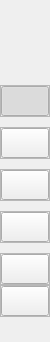
        <widget class="QWidget" name="sideMenuContainer" native="true">
         <property name="minimumSize">
          <size>
           <width>50</width>
           <height>0</height>
          </size>
         </property>
         <property name="maximumSize">
          <size>
           <width>50</width>
           <height>16777215</height>
          </size>
         </property>
         <layout class="QVBoxLayout" name="verticalLayout_3">
          <property name="spacing">
           <number>0</number>
          </property>
          <property name="leftMargin">
           <number>0</number>
          </property>
          <property name="topMargin">
           <number>0</number>
          </property>
          <property name="rightMargin">
           <number>0</number>
          </property>
          <property name="bottomMargin">
           <number>0</number>
          </property>
          <item alignment="Qt::AlignTop">
           <widget class="QWidget" name="widget_2" native="true">
            <layout class="QVBoxLayout" name="verticalLayout_10">
             <property name="spacing">
              <number>25</number>
             </property>
             <property name="leftMargin">
              <number>0</number>
             </property>
             <property name="topMargin">
              <number>0</number>
             </property>
             <property name="rightMargin">
              <number>0</number>
             </property>
             <property name="bottomMargin">
              <number>0</number>
             </property>
             <item alignment="Qt::AlignTop">
              <widget class="QWidget" name="widget" native="true">
               <property name="minimumSize">
                <size>
                 <width>50</width>
                 <height>60</height>
                </size>
               </property>
               <property name="maximumSize">
                <size>
                 <width>16777215</width>
                 <height>50</height>
                </size>
               </property>
               <layout class="QHBoxLayout" name="horizontalLayout_2">
                <property name="spacing">
                 <number>0</number>
                </property>
                <property name="leftMargin">
                 <number>0</number>
                </property>
                <property name="topMargin">
                 <number>10</number>
                </property>
                <property name="rightMargin">
                 <number>0</number>
                </property>
                <property name="bottomMargin">
                 <number>0</number>
                </property>
                <item>
                 <widget class="QLabel" name="label">
                  <property name="minimumSize">
                   <size>
                    <width>30</width>
                    <height>30</height>
                   </size>
                  </property>
                  <property name="text">
                   <string/>
                  </property>
                  <property name="pixmap">
                   <pixmap>assets/logo/logo.ico</pixmap>
                  </property>
                  <property name="scaledContents">
                   <bool>true</bool>
                  </property>
                 </widget>
                </item>
               </layout>
              </widget>
             </item>
             <item alignment="Qt::AlignTop">
              <widget class="QWidget" name="upperMenuWrapper" native="true">
               <layout class="QVBoxLayout" name="verticalLayout_4">
                <property name="spacing">
                 <number>10</number>
                </property>
                <property name="leftMargin">
                 <number>0</number>
                </property>
                <property name="topMargin">
                 <number>0</number>
                </property>
                <property name="rightMargin">
                 <number>0</number>
                </property>
                <property name="bottomMargin">
                 <number>0</number>
                </property>
                <item>
                 <widget class="QFrame" name="frame_5">
                  <property name="cursor">
                   <cursorShape>PointingHandCursor</cursorShape>
                  </property>
                  <property name="frameShape">
                   <enum>QFrame::StyledPanel</enum>
                  </property>
                  <property name="frameShadow">
                   <enum>QFrame::Raised</enum>
                  </property>
                  <layout class="QVBoxLayout" name="verticalLayout_6">
                   <property name="leftMargin">
                    <number>0</number>
                   </property>
                   <property name="topMargin">
                    <number>0</number>
                   </property>
                   <property name="rightMargin">
                    <number>0</number>
                   </property>
                   <property name="bottomMargin">
                    <number>0</number>
                   </property>
                   <item>
                    <widget class="QPushButton" name="homeButton">
                     <property name="minimumSize">
                      <size>
                       <width>0</width>
                       <height>30</height>
                      </size>
                     </property>
                     <property name="cursor">
                      <cursorShape>PointingHandCursor</cursorShape>
                     </property>
                     <property name="styleSheet">
                      <string notr="true"/>
                     </property>
                     <property name="text">
                      <string/>
                     </property>
                     <property name="icon">
                      <iconset>
                       <normaloff>assets/icon/hover/house-solid.svg</normaloff>assets/icon/hover/house-solid.svg</iconset>
                     </property>
                     <property name="iconSize">
                      <size>
                       <width>18</width>
                       <height>18</height>
                      </size>
                     </property>
                     <property name="checkable">
                      <bool>true</bool>
                     </property>
                     <property name="checked">
                      <bool>true</bool>
                     </property>
                    </widget>
                   </item>
                  </layout>
                 </widget>
                </item>
                <item>
                 <widget class="QFrame" name="frame">
                  <property name="frameShape">
                   <enum>QFrame::StyledPanel</enum>
                  </property>
                  <property name="frameShadow">
                   <enum>QFrame::Raised</enum>
                  </property>
                  <layout class="QVBoxLayout" name="verticalLayout_5">
                   <property name="leftMargin">
                    <number>0</number>
                   </property>
                   <property name="topMargin">
                    <number>0</number>
                   </property>
                   <property name="rightMargin">
                    <number>0</number>
                   </property>
                   <property name="bottomMargin">
                    <number>0</number>
                   </property>
                   <item>
                    <widget class="QPushButton" name="customerButton">
                     <property name="minimumSize">
                      <size>
                       <width>0</width>
                       <height>30</height>
                      </size>
                     </property>
                     <property name="cursor">
                      <cursorShape>PointingHandCursor</cursorShape>
                     </property>
                     <property name="text">
                      <string/>
                     </property>
                     <property name="icon">
                      <iconset>
                       <normaloff>assets/icon/light/users-solid.svg</normaloff>assets/icon/light/users-solid.svg</iconset>
                     </property>
                     <property name="iconSize">
                      <size>
                       <width>18</width>
                       <height>18</height>
                      </size>
                     </property>
                     <property name="checkable">
                      <bool>true</bool>
                     </property>
                     <property name="checked">
                      <bool>false</bool>
                     </property>
                    </widget>
                   </item>
                  </layout>
                 </widget>
                </item>
                <item>
                 <widget class="QFrame" name="frame_2">
                  <property name="frameShape">
                   <enum>QFrame::StyledPanel</enum>
                  </property>
                  <property name="frameShadow">
                   <enum>QFrame::Raised</enum>
                  </property>
                  <layout class="QVBoxLayout" name="verticalLayout_7">
                   <property name="leftMargin">
                    <number>0</number>
                   </property>
                   <property name="topMargin">
                    <number>0</number>
                   </property>
                   <property name="rightMargin">
                    <number>0</number>
                   </property>
                   <property name="bottomMargin">
                    <number>0</number>
                   </property>
                   <item>
                    <widget class="QPushButton" name="productButton">
                     <property name="minimumSize">
                      <size>
                       <width>0</width>
                       <height>30</height>
                      </size>
                     </property>
                     <property name="cursor">
                      <cursorShape>PointingHandCursor</cursorShape>
                     </property>
                     <property name="text">
                      <string/>
                     </property>
                     <property name="icon">
                      <iconset>
                       <normaloff>assets/icon/light/box-open-solid.svg</normaloff>assets/icon/light/box-open-solid.svg</iconset>
                     </property>
                     <property name="iconSize">
                      <size>
                       <width>18</width>
                       <height>18</height>
                      </size>
                     </property>
                     <property name="checkable">
                      <bool>true</bool>
                     </property>
                     <property name="checked">
                      <bool>false</bool>
                     </property>
                    </widget>
                   </item>
                  </layout>
                 </widget>
                </item>
                <item>
                 <widget class="QFrame" name="frame_3">
                  <property name="frameShape">
                   <enum>QFrame::StyledPanel</enum>
                  </property>
                  <property name="frameShadow">
                   <enum>QFrame::Raised</enum>
                  </property>
                  <layout class="QVBoxLayout" name="verticalLayout_8">
                   <property name="leftMargin">
                    <number>0</number>
                   </property>
                   <property name="topMargin">
                    <number>0</number>
                   </property>
                   <property name="rightMargin">
                    <number>0</number>
                   </property>
                   <property name="bottomMargin">
                    <number>0</number>
                   </property>
                   <item>
                    <widget class="QPushButton" name="analysisButton">
                     <property name="minimumSize">
                      <size>
                       <width>0</width>
                       <height>30</height>
                      </size>
                     </property>
                     <property name="cursor">
                      <cursorShape>PointingHandCursor</cursorShape>
                     </property>
                     <property name="text">
                      <string/>
                     </property>
                     <property name="icon">
                      <iconset>
                       <normaloff>assets/icon/light/chart-simple-solid.svg</normaloff>assets/icon/light/chart-simple-solid.svg</iconset>
                     </property>
                     <property name="iconSize">
                      <size>
                       <width>18</width>
                       <height>18</height>
                      </size>
                     </property>
                     <property name="checkable">
                      <bool>true</bool>
                     </property>
                     <property name="checked">
                      <bool>false</bool>
                     </property>
                    </widget>
                   </item>
                  </layout>
                 </widget>
                </item>
                <item>
                 <widget class="QFrame" name="frame_4">
                  <property name="frameShape">
                   <enum>QFrame::StyledPanel</enum>
                  </property>
                  <property name="frameShadow">
                   <enum>QFrame::Raised</enum>
                  </property>
                  <layout class="QVBoxLayout" name="verticalLayout_9">
                   <property name="leftMargin">
                    <number>0</number>
                   </property>
                   <property name="topMargin">
                    <number>0</number>
                   </property>
                   <property name="rightMargin">
                    <number>0</number>
                   </property>
                   <property name="bottomMargin">
                    <number>0</number>
                   </property>
                   <item>
                    <widget class="QPushButton" name="historyButton">
                     <property name="minimumSize">
                      <size>
                       <width>0</width>
                       <height>30</height>
                      </size>
                     </property>
                     <property name="cursor">
                      <cursorShape>PointingHandCursor</cursorShape>
                     </property>
                     <property name="text">
                      <string/>
                     </property>
                     <property name="icon">
                      <iconset>
                       <normaloff>assets/icon/light/clock-rotate-left-solid.svg</normaloff>assets/icon/light/clock-rotate-left-solid.svg</iconset>
                     </property>
                     <property name="iconSize">
                      <size>
                       <width>18</width>
                       <height>18</height>
                      </size>
                     </property>
                     <property name="checkable">
                      <bool>true</bool>
                     </property>
                     <property name="checked">
                      <bool>false</bool>
                     </property>
                    </widget>
                   </item>
                  </layout>
                 </widget>
                </item>
               </layout>
              </widget>
             </item>
            </layout>
           </widget>
          </item>
          <item>
           <widget class="QWidget" name="widget_11" native="true">
            <layout class="QVBoxLayout" name="verticalLayout_24">
             <property name="leftMargin">
              <number>0</number>
             </property>
             <property name="topMargin">
              <number>0</number>
             </property>
             <property name="rightMargin">
              <number>0</number>
             </property>
             <property name="bottomMargin">
              <number>25</number>
             </property>
             <item alignment="Qt::AlignBottom">
              <widget class="QWidget" name="lowerMenuWrapper" native="true">
               <layout class="QVBoxLayout" name="verticalLayout_25">
                <property name="leftMargin">
                 <number>0</number>
                </property>
                <property name="topMargin">
                 <number>0</number>
                </property>
                <property name="rightMargin">
                 <number>0</number>
                </property>
                <property name="bottomMargin">
                 <number>0</number>
                </property>
                <item>
                 <widget class="QFrame" name="frame_10">
                  <property name="frameShape">
                   <enum>QFrame::StyledPanel</enum>
                  </property>
                  <property name="frameShadow">
                   <enum>QFrame::Raised</enum>
                  </property>
                  <layout class="QVBoxLayout" name="verticalLayout_26">
                   <property name="spacing">
                    <number>0</number>
                   </property>
                   <property name="leftMargin">
                    <number>0</number>
                   </property>
                   <property name="topMargin">
                    <number>0</number>
                   </property>
                   <property name="rightMargin">
                    <number>0</number>
                   </property>
                   <property name="bottomMargin">
                    <number>0</number>
                   </property>
                   <item>
                    <widget class="QPushButton" name="switchModeButton">
                     <property name="minimumSize">
                      <size>
                       <width>0</width>
                       <height>30</height>
                      </size>
                     </property>
                     <property name="maximumSize">
                      <size>
                       <width>16777215</width>
                       <height>30</height>
                      </size>
                     </property>
                     <property name="cursor">
                      <cursorShape>PointingHandCursor</cursorShape>
                     </property>
                     <property name="text">
                      <string/>
                     </property>
                     <property name="icon">
                      <iconset>
                       <normaloff>assets/icon/light/moon-solid.svg</normaloff>assets/icon/light/moon-solid.svg</iconset>
                     </property>
                     <property name="iconSize">
                      <size>
                       <width>18</width>
                       <height>18</height>
                      </size>
                     </property>
                    </widget>
                   </item>
                  </layout>
                 </widget>
                </item>
               </layout>
              </widget>
             </item>
            </layout>
           </widget>
          </item>
         </layout>
        </widget>
